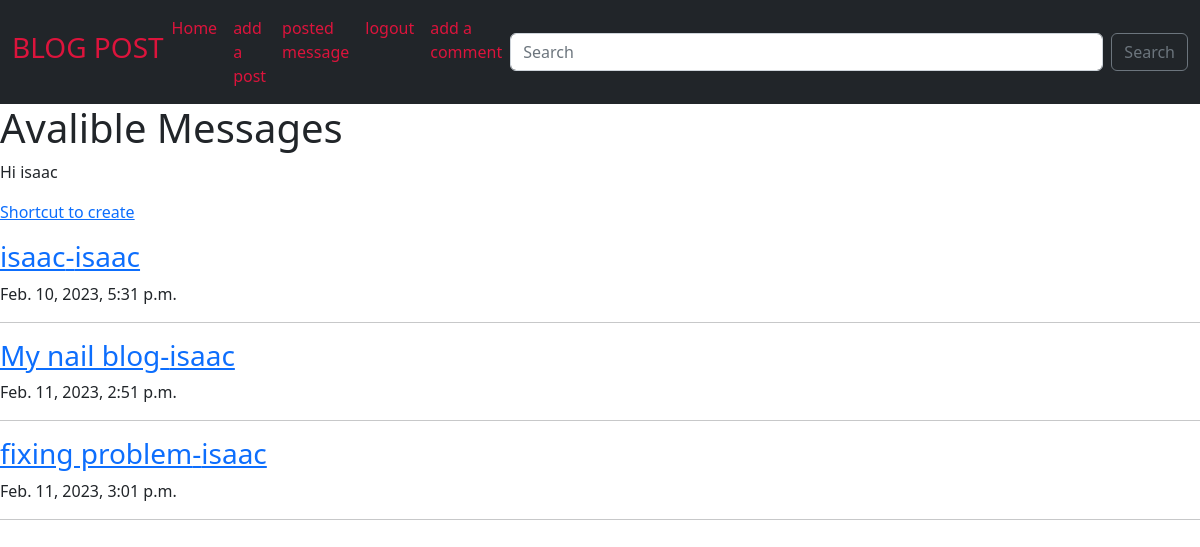
/messages/ (signed in), run on the app's committed database.
### posts/models.py (models this page shows, shortened)
class Message(models.Model):
    author = models.ForeignKey(user, on_delete=models.CASCADE)
    title = models.CharField(max_length=100)
    message = models.TextField(max_length=1000)
    created_at = models.DateTimeField(auto_now_add=True)
    picture = models.ImageField(upload_to="image/", blank=True, null=True)
    likes = models.ManyToManyField(user, related_name="likes")

### posts/views.py (the view)
# urls.py: path("messages/", MessageListView.as_view(), name="messages"),
class MessageListView(LoginRequiredMixin, ListView):
    model = Message
    template_name = "posts/messages.html"
    context_object_name = "posts"

### posts/templates/posts/messages.html
{% extends "base.html" %}
{% block content %}
<h1>Avalible Messages</h1>
{% if user.is_authenticated %}
<p>Hi {{ user.username }}</p>
{%endif%}
<p><a href="{% url 'message_create' %}">Shortcut to create</a></p>
{% for message in posts %}
<h3><a href="{% url 'message_detail' message.pk %}">{{ message.title }}-{{ message.author }}</a></h3>
<p>{{ message.created_at }}</p>
<hr>
{% endfor %}
{% endblock content  %}

### templates/base.html (shortened to what this page needs)
<!DOCTYPE html>
<html lang="en">
<head>
    <link href="https://cdn.jsdelivr.net/npm/bootstrap@5.2.2/dist/css/bootstrap.min.css" rel="stylesheet"
>
    <nav class="navbar navbar-expand-lg bg-dark">
        <div class="container-fluid">
          <h3 style="color: crimson;">BLOG POST</h3>
          <div class="collapse navbar-collapse" id="navbarSupportedContent">
            <ul class="navbar-nav me-auto mb-2 mb-lg-0">
              <li class="nav-item">
                <a class="nav-link active" aria-current="page" href="{% url 'home' %}" style="color: crimson;">Home</a>
              </li>
              <li class="nav-item">
                <a class="nav-link" href="{% url 'message_create' %}" style="color: crimson;">add a post</a>
              </li>
              <li class="nav-item">
                <a class="nav-link" href="{% url 'messages' %}" style="color: crimson;">posted message</a>
              </li>
              <li class="nav-item">
                {% if user.is_authenticated %}
                  <a class="nav-link" href="{% url 'logout' %}" style="color: crimson;">logout</a>
                {% else %}
                  <a class="nav-link" href="{% url 'login' %}" style="color: crimson;">login</a>
                {% endif %}
              </li>
              <li class="nav-item">
                <a class="nav-link"  href="{% url 'add comments' %}" style="color: crimson;">add a comment</a>
              </li>
            </ul>
              <input class="form-control me-2" type="search" placeholder="Search" aria-label="Search" name="searched">
              <button class="btn btn-outline-secondary bg-dark" type="submit" >Search</button>
          </div>
        </div>
      </nav>
</head>
<body>
    {% block content %}
    {% endblock %}
</body>
</html>

### data on the page
Message: title "isaac", author "isaac", created_at "Feb. 10, 2023, 5:31 p.m."
Message: title "My nail blog", author "isaac", created_at "Feb. 11, 2023, 2:51 p.m."
Message: title "fixing problem", author "isaac", created_at "Feb. 11, 2023, 3:01 p.m."

### other printed values
{{ user.username }} "isaac"
